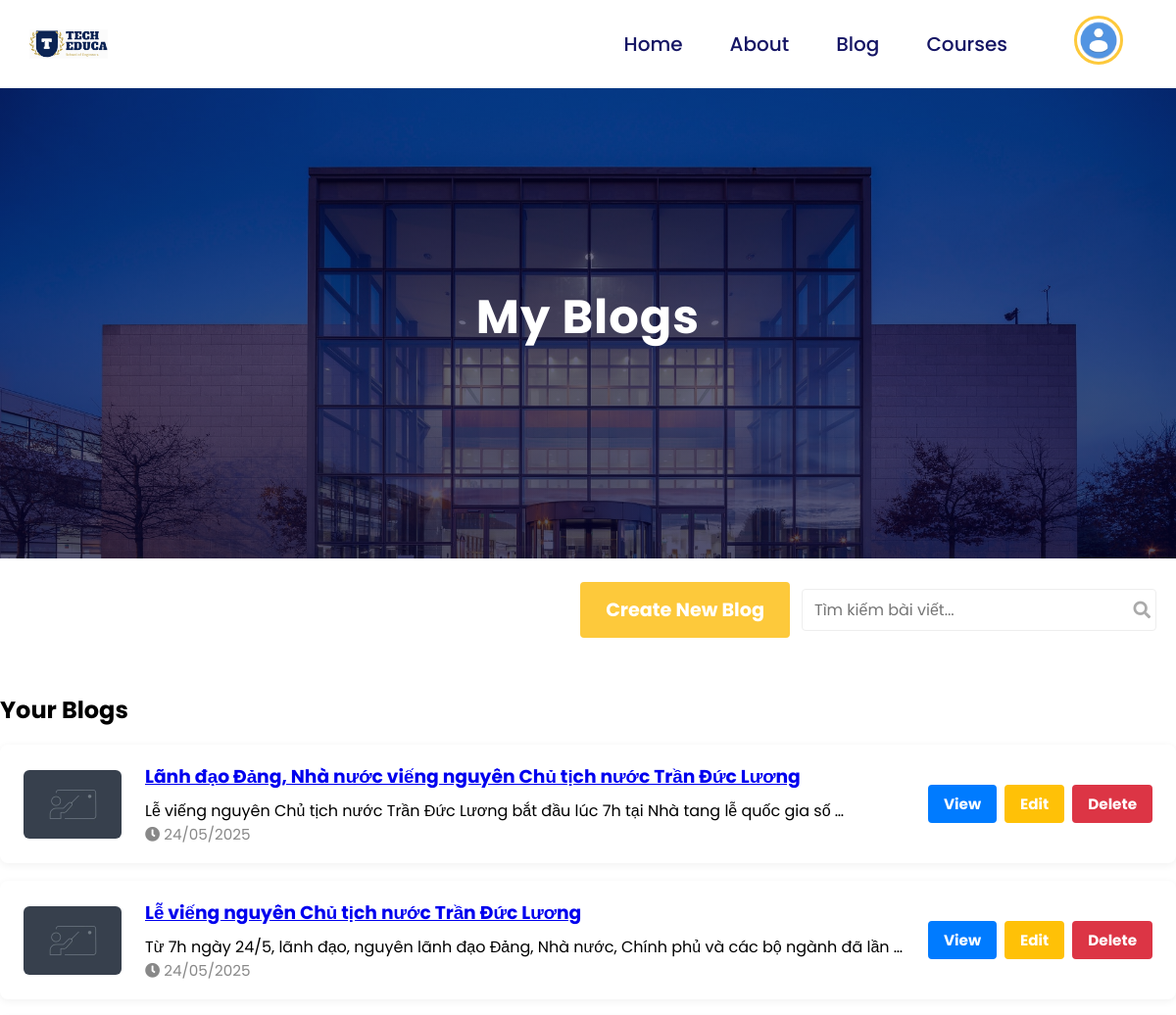
/my-blogs/ (signed in, upper part), run on an earlier commit of the app's database.
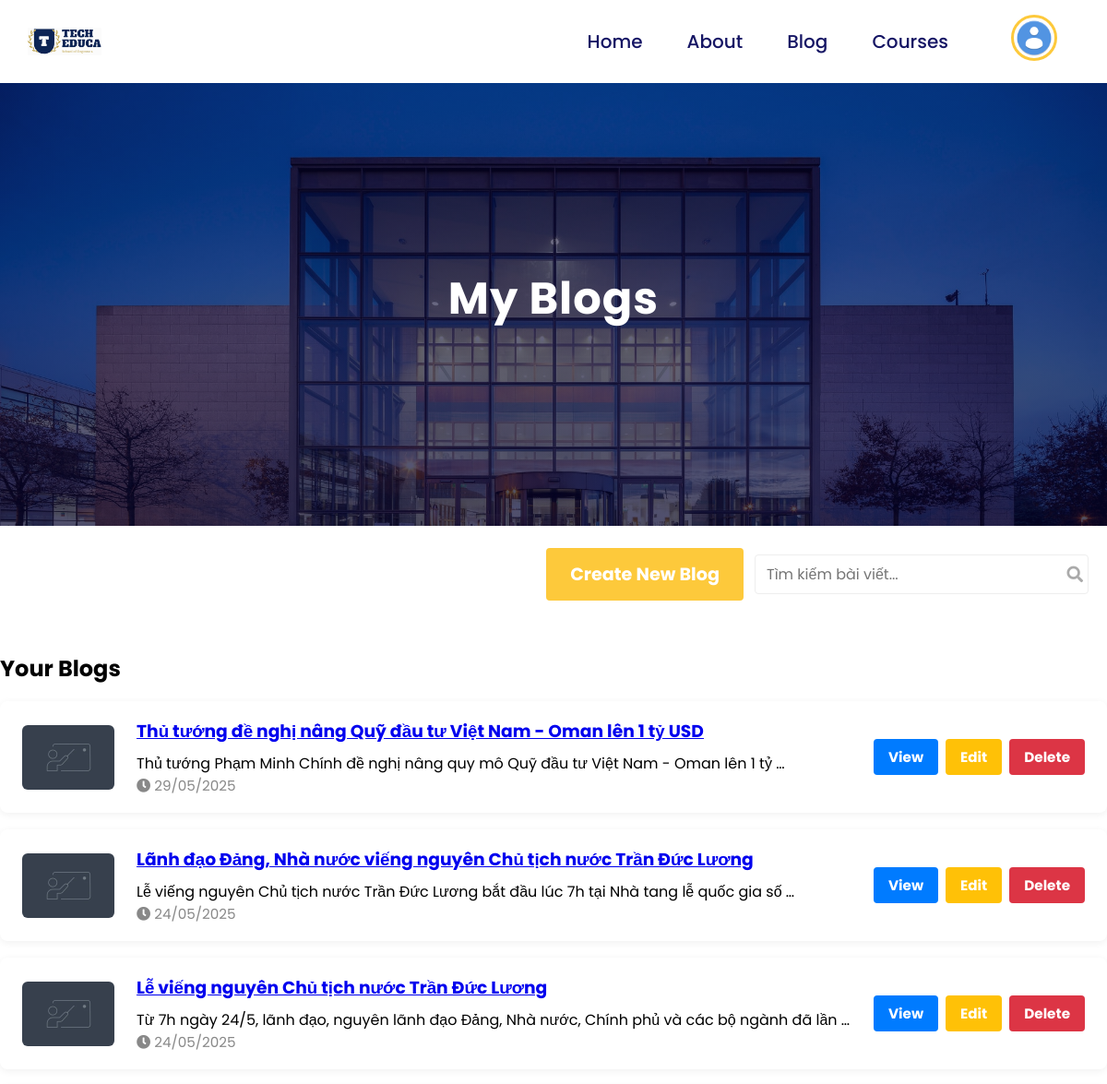
And on a later commit of the database.
### app/models.py (models this page shows, shortened)
class Blog(models.Model):
    title = models.CharField(max_length=200)
    content = RichTextUploadingField() # Nội dung bài viết viết bằng Markdown # Hình ảnh bài viết
    created_at = models.DateTimeField(auto_now_add=True)
    updated_at = models.DateTimeField(auto_now=True)
    author = models.ForeignKey("app.User", on_delete=models.CASCADE, related_name="blogs")
    views = models.PositiveIntegerField(default=0)  # Số lượt xem bài viết

### app/views.py (the view)
# urls.py: path('my-blogs/', views.my_blog_view, name='my_blogs'),
@login_required
def my_blog_view(request):
    user_blogs = Blog.objects.filter(author=request.user).order_by('-created_at')
    return render(request, 'app/my_blog.html', {'user_blogs': user_blogs})

### app/templates/app/my_blog.html (shortened to what this page needs)
{% load static %}
<!DOCTYPE html>
<html lang="en">
<head>
    <link rel="stylesheet" href="https://pro.fontawesome.com/releases/v5.10.0/css/all.css" />
    <link rel="stylesheet" href="{% static 'style.css' %}">
</head>
<body>
    {% include 'app/navigation.html' %}
    <section id="about-home">
        <h1>My Blogs</h1>
    </section>
    <section style="text-align: right; margin: 24px 20px 24px 0; display: flex; justify-content: flex-end; align-items: center; gap: 12px;">
        <a href="{% url 'new_blog' %}" class="btn" style="display: inline-block;">Create New Blog</a>
        <form method="get" style="position: relative; display: inline-block;">
            <input id="searchMyBlogsInput" name="q" type="text" value="{{ request.GET.q|default_if_none:'' }}" placeholder="Tìm kiếm bài viết..." style="padding: 8px 32px 8px 12px; border-radius: 4px; border: 1px solid #eee; font-size: 1rem; min-width: 220px;">
            <button type="submit" style="position: absolute; right: 6px; top: 50%; transform: translateY(-50%); background: none; border: none; color: #aaa; font-size: 1.1em; cursor: pointer;">
                <i class="fa fa-search"></i>
            </button>
        </form>
    </section>
    <section id="blogs">
        <div id="blog-list" style="display: flex; flex-direction: column; gap: 18px;">
            <h2 style="margin-top:32px;">Your Blogs</h2>
            {% if user_blogs %}
                {% for blog in user_blogs %}
                    <div class="course-row" style="display: flex; align-items: center; background: #fff; border-radius: 8px; box-shadow: 0 2px 8px rgba(0,0,0,0.06); padding: 18px 24px;">
                        {% if blog.thumbnail %}
                            <img src="{{ blog.thumbnail.url }}" alt="{{ blog.title }}" style="width: 100px; height: 70px; object-fit: cover; border-radius: 6px; margin-right: 24px;">
                        {% else %}
                            <img src="/media/thumbnails/default-product-card.webp" alt="{{ blog.title }}" style="width: 100px; height: 70px; object-fit: cover; border-radius: 6px; margin-right: 24px;">
                        {% endif %}
                        <div style="flex: 1;">
                            <h3 style="margin: 0 0 8px 0;">
                                <a href="{% url 'blog_detail' blog.id %}">{{ blog.title }}</a>
                            </h3>
                            <p style="margin: 0 0 6px 0;">{{ blog.content|truncatewords_html:20|safe }}</p>
                            <p style="font-size: 0.95em; color: #888; margin: 0;">
                                <i class="fa fa-clock"></i> {{ blog.created_at|date:"d/m/Y" }}
                            </p>
                        </div>
                        <div style="display: flex; gap: 8px; margin-left: 16px;">
                            <a href="{% url 'blog_detail' blog.id %}" class="btn btn-sm" style="background: #007bff; color: #fff;">View</a>
                            <a href="{% url 'edit_blog' blog.id %}" class="btn btn-sm" style="background: #ffc107; color: #fff;">Edit</a>
                            <form method="post" action="{% url 'delete_blog' blog.id %}" style="display:inline;" onsubmit="return confirm('Bạn có chắc chắn muốn xóa bài viết này?');">
                                <button type="submit" class="btn btn-sm" style="background: #dc3545; color: #fff;">Delete</button>
                            </form>
                        </div>
                    </div>
                {% endfor %}
            {% else %}
                <p style="text-align: center;">You have not created any blogs yet.</p>
            {% endif %}
        </div>
    </section>
</body>
</html>

What changed in the data, as far as the page shows it:
added Blog: title "Thủ tướng đề nghị nâng Quỹ đầu tư Việt Nam - Oman lên 1 tỷ USD", content "Thủ tướng Phạm Minh Chính đề nghị nâng quy mô Quỹ đầu tư Việt Nam - Oman lên 1 tỷ …", created_at "29/05/2025"
